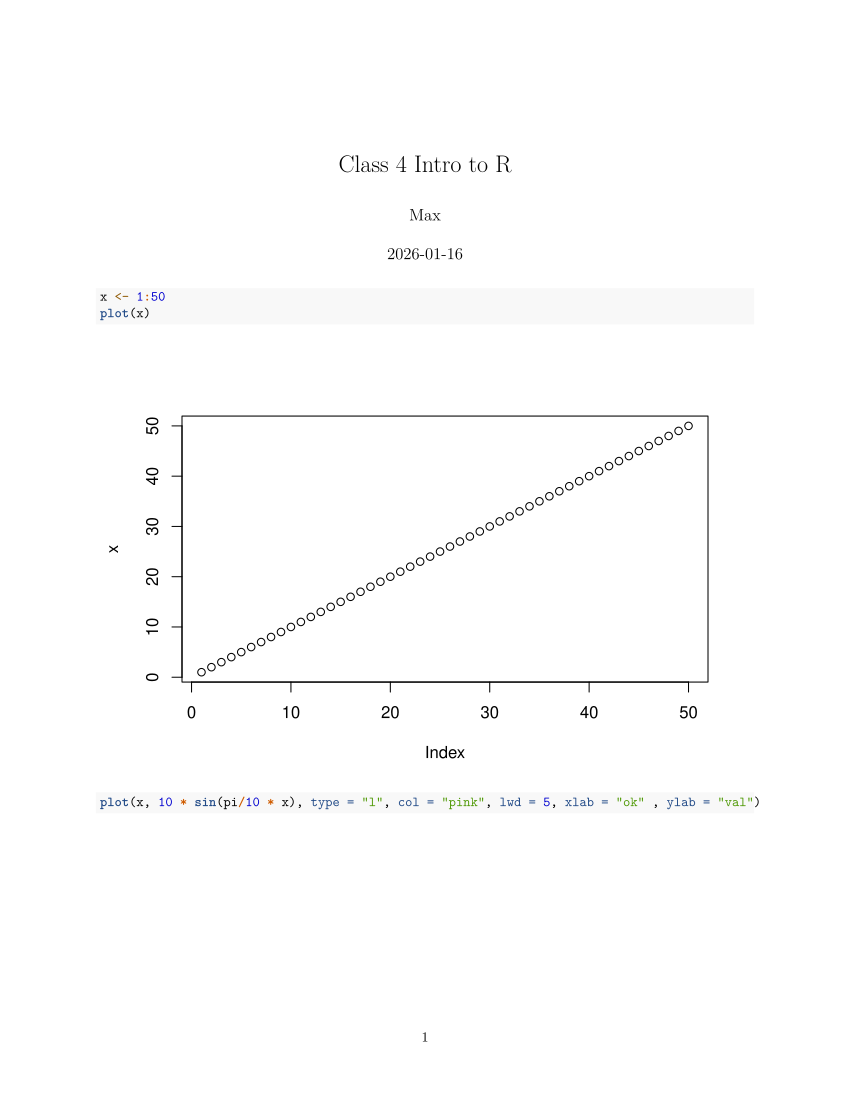

Here is the R script that generated this plot:
#' ---
#' title: "Class 4 Intro to R"
#' author: "Max" 
#' ---
x <- 1:50
plot(x)
plot(x, 10 * sin(pi/10 * x), type = "l", col = "pink", lwd = 5, xlab = "ok" , ylab = "val")
